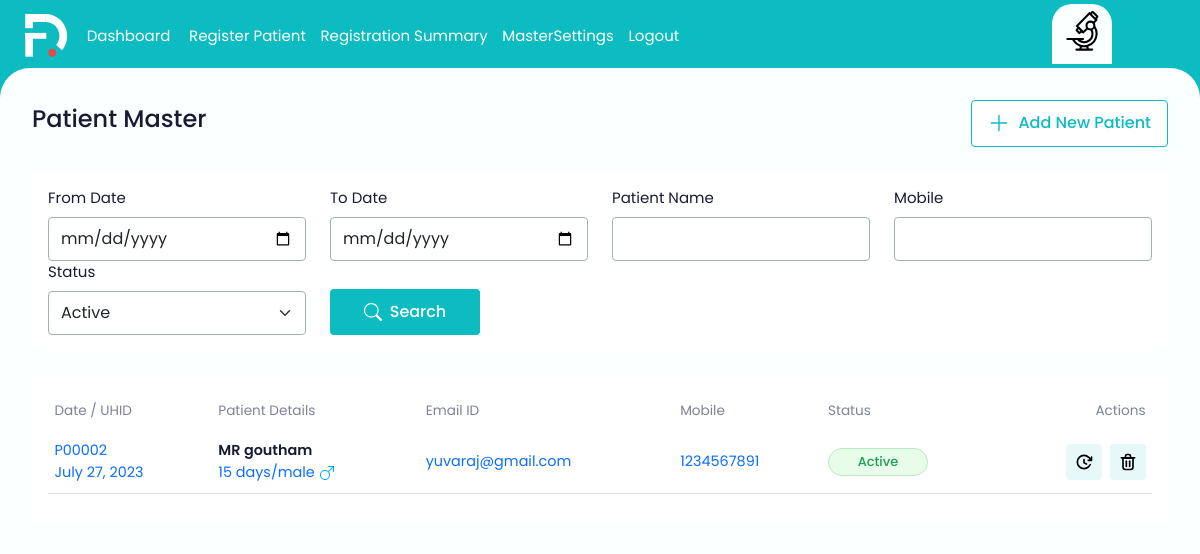
Before: /registersummary/ (signed in) with the older database file.
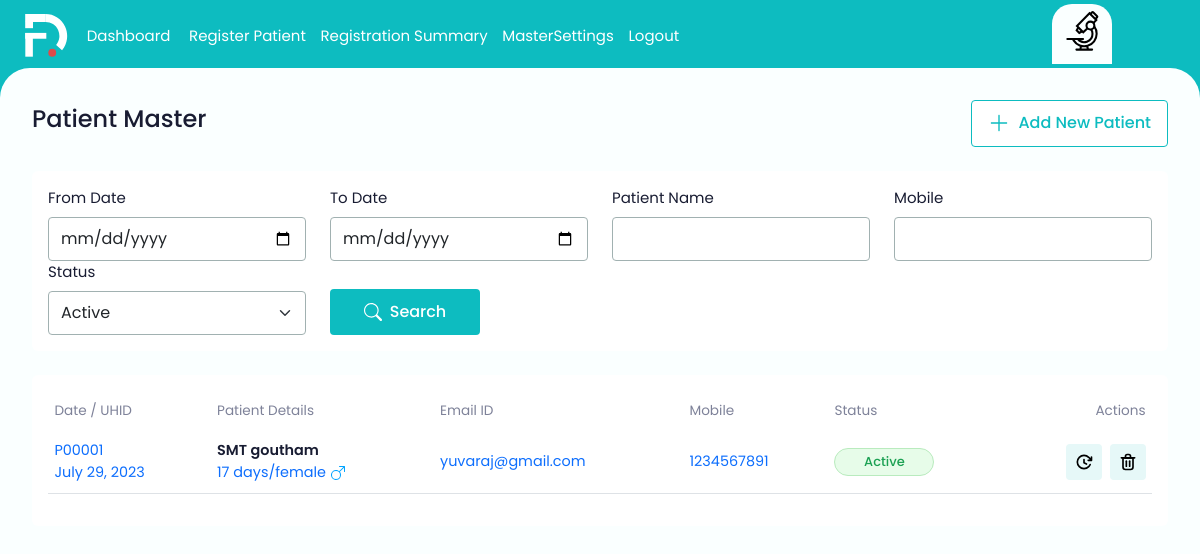
After: the same page with the newer database file.
### ekonapp/models.py (models this page shows, shortened)
class ekon(models.Model):
    uhid = models.CharField(max_length=255)
    Mr = 'Mr'
    SMT  = 'SMT'
    OTHERS = 'OTHERS'
    ANIMAL = 'ANIMAL'
    BABY = 'BABY'
    MS = 'MS'
    MRS = 'MRS'
    DR = 'DR'
    MASTER = 'MASTER'
    STATUS_CHOICES = [
        (Mr, 'Mr'),
        (SMT, 'SMT'),
        (OTHERS, 'OTHERS'),
        (ANIMAL, 'ANIMAL'),
        (BABY, 'BABY'),
        (MS, 'MS'),
        (MRS, 'MRS'),
        (DR, 'DR'),
        (MASTER, 'MASTER')
    ]
    title = models.CharField(max_length=255)
    male = 'male'
    female = 'female'
    Others = 'Others'
    STATUS_CHOICES = [
        (male, 'male'),
        (female, 'female'),
        (Others,'Others'),
    ]
    gender = models.CharField(max_length=255)
    patient_name = models.CharField(max_length=255)
    dob = models.DateField()
    age = models.CharField(max_length=255)
    email_id = models.EmailField()
    contact_number = models.CharField(max_length=255)
    date =  models.DateField(auto_now_add=True)
    Active = 'Active'
    Inactive = 'Inactive'
    STATUS_CHOICES = [
        (Active, 'Active'),
        (Inactive, 'Inactive'),
    ]
    status = models.CharField(max_length=255, choices=STATUS_CHOICES)
    accession_number = models.CharField(max_length=50)

### ekonapp/decorators.py (the view)
    def wrapper(request, *args, **kwargs):
        if not request.user.is_authenticated:
            return redirect('registerlogin')
        elif not Device.objects.filter(user=request.user, is_registered=True).exists():
            return redirect('register_device')
        else:
            return view_func(request, *args, **kwargs)

### ekonapp/templates/registration-summary.html (shortened to what the changed rows need)
{% extends "base.html" %}
{% block content %}
  <main>
          <div class="bg-white rounded-2 p-3">
              <div class="table-responsive">
                  <table class="table table-data ">
                      <thead>
                        <tr>
                          <th>Date / UHID</th>
                          <th>Patient Details</th>
                          <th>Email ID</th>
                          <th>Mobile</th>
                          <th>Status</th>
                          <th class="text-end">Actions</th>
                      <tbody>
                        <tr>
                          {% for Patient in patients %}
                          <div>
                          <td class="text-nowrap">
                            <a href="{% url 'editpatient' Patient.id %}" >
                            <span>{{Patient.uhid}}</span><br><span>{{Patient.date }}</span>
                            </a>
                          </td>
                          <td>
                            <div>
                              <a href="{% url 'editpatient' Patient.id %}" >
                              <div class="text-d-blue fw-semibold">{{Patient.title}} {{Patient.patient_name}}</div>
                              <div>
                                <span>{{Patient.age}}/{{Patient.gender}}</span>
                                <svg class="gender-male">
                                  <use xlink:href="assets/images/iocn.svg#gender-male"></use>
                              </svg>
                              </div>
                          </div>
                          </td>
                          <td><a href="{% url 'editpatient' Patient.id %}" >{{Patient.email_id}}</a></td>
                          <td><a href="{% url 'editpatient' Patient.id %}" >{{Patient.contact_number}}</a></td>
                          <td><a href="{% url 'editpatient' Patient.id %}" >
                              <div class="sts-green">{{Patient.status}}</div>
                          </a>
                            </td>
                          <td class="text-end">
                            <div class="d-flex gap-2 justify-content-end">
                              <a href="{% url 'addvisit' Patient.id %}">
                              <button type="button" class="table-btn" >
                                </button>
                              </a>
                                  <button type="button" class="table-btn">
                                    <a href="{% url 'deleteregistersummary' Patient.id %}" >
                                    </a>
                                </button>
                            </div>
                        </td>
                        </tr>
                      </thead>
                          {% endfor %}
                    </table>
              </div>
          </div>
  </main>
</body>
</html>
{% endblock %}

Changed rows visible on the page:
removed ekon: uhid "P00002", date "July 27, 2023", title "MR", patient_name "goutham", age "15 days", gender "male", email_id "yuvaraj@gmail.com", contact_number "1234567891", status "Active"
added ekon: uhid "P00001", date "July 29, 2023", title "SMT", patient_name "goutham", age "17 days", gender "female", email_id "yuvaraj@gmail.com", contact_number "1234567891", status "Active"
